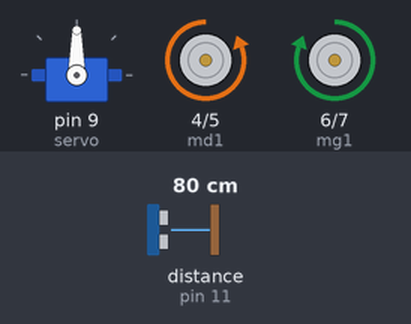
This sketch was run on a simulated Arduino Uno, built with avr-gcc and run on an emulated ATmega328P. Parts: servo, motor-driver pin pairs drawn as motors (green arrow = first pin HIGH = forward, orange = second pin HIGH = backward, longer = more drive). The test bench sets the inputs (shaded band); at power-on: distance to the obstacle (sensor on pin 11) 80 cm. The echo pulse lasts 58.3 µs per cm.

Above: at 1.2 s.
1.3 s: distance to the obstacle (sensor on pin 11) set to 32 cm
2.8 s: distance to the obstacle (sensor on pin 11) set to 27 cm
At 4.2 s:
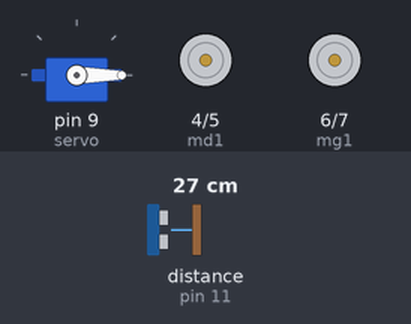
6.3 s: distance to the obstacle (sensor on pin 11) set to 23 cm
9.8 s: distance to the obstacle (sensor on pin 11) set to 18 cm
At 13.0 s:
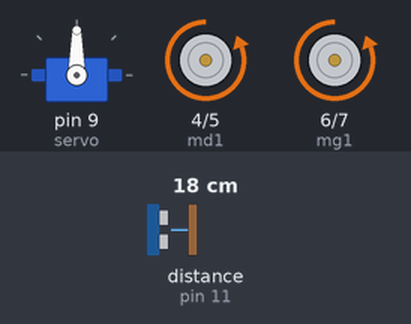
13.3 s: distance to the obstacle (sensor on pin 11) set to 28 cm
At 16.6 s:
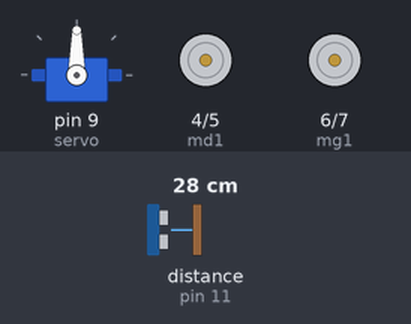
16.8 s: distance to the obstacle (sensor on pin 11) set to 35 cm
At 18.2 s:
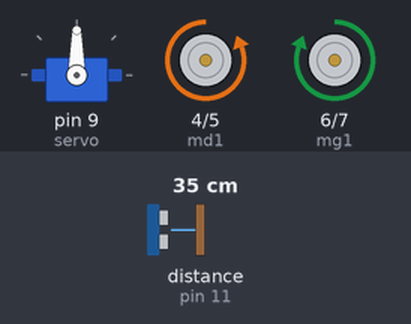
Timing chart, 0 to 19.3 s (numbered marks = the images above; inputs shaded):
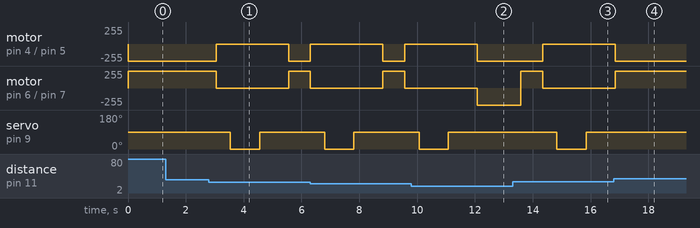

Measured:
- the behaviour switches between 30 and 29 cm on distance to the obstacle (sensor on pin 11) (found by bisection; images 0 and 1)
- the behaviour switches between 21 and 20 cm on distance to the obstacle (sensor on pin 11) (found by bisection; images 1 and 2)
- the behaviour switches between 24 and 25 cm on distance to the obstacle (sensor on pin 11) (found by bisection; images 2 and 3)
- after the input at 1.3 s, every drawn part: stays the same
- after the input at 2.8 s, motor on pin 4 (md1) / pin 5 (md2): backward 255/255 → stopped after 0.24 s, → backward 255/255 2.5 s later; motor on pin 6 (mg1) / pin 7 (mg2): forward 255/255 → stopped after 0.24 s, → forward 255/255 2.5 s later; servo on pin 9 (servo): 90° → 0° after 0.74 s, → 90° 1.0 s later
- after the input at 9.8 s, motor on pin 4 (md1) / pin 5 (md2): goes on until 12.1 s, then stays backward 255/255
- after the input at 13.3 s, motor on pin 4 (md1) / pin 5 (md2): backward 255/255 → stopped after 1.0 s; motor on pin 6 (mg1) / pin 7 (mg2): backward 255/255 → forward 255/255 after 0.29 s, → stopped 0.75 s later; servo on pin 9 (servo): 90° → 0° after 1.5 s, → 90° 1.0 s later
- after the input at 16.8 s, motor on pin 4 (md1) / pin 5 (md2): goes on until 16.9 s, then stays backward 255/255; motor on pin 6 (mg1) / pin 7 (mg2): goes on until 16.9 s, then stays forward 255/255; servo on pin 9 (servo): stays 90° (without the input it goes to 0° after 1.3 s)

The sketch:

version_competition_1.ino
```cpp
#include <Servo.h>
#include<NewPing.h>
#define trig 12
#define echo 11
#define max_dist 200
int pos = 90;
int md1=4 , md2=5 , mg1=6 , mg2= 7;
NewPing sonar(trig, echo, max_dist);
Servo servo;
void tourne_d(){
  digitalWrite(md1,HIGH);
  digitalWrite(md2,LOW);
  digitalWrite(mg1,HIGH);
  digitalWrite(mg2,LOW);

   delay(500);
  }
  void tourne_g(){
  digitalWrite(md1,LOW);
  digitalWrite(md2,HIGH);
  digitalWrite(mg1,LOW);
  digitalWrite(mg2,HIGH);

   delay(500);
  }
  void stopp(){
  digitalWrite(md1,LOW);
  digitalWrite(md2,LOW);
  digitalWrite(mg1,LOW);
  digitalWrite(mg2,LOW);

   delay(500);
  }
  void marche_ar(){
  digitalWrite(md1,HIGH);
  digitalWrite(md2,LOW);
  digitalWrite(mg1,LOW);
  digitalWrite(mg2,HIGH);

  delay(1000);
    }
    void marche_av(){
  digitalWrite(md1,LOW);
  digitalWrite(md2,HIGH);
  digitalWrite(mg1,HIGH);
  digitalWrite(mg2,LOW);
//  Serial.print("Avant");
  delay(750);
    }

void setup() {
  // put your setup code here, to run once:
  servo.attach(9);
  Serial.begin(115200);
  pinMode(md1,OUTPUT);
  pinMode(md2,OUTPUT);
  pinMode(mg1,OUTPUT);
  pinMode(mg2,OUTPUT);
}

void loop() {
servo.write(90);
if(sonar.ping_cm()>20 && sonar.ping_cm()<200 ){
  marche_av();
  }
  if(sonar.ping_cm()<30){
    stopp();
    servo.write(0);
    delay(1000);
    if(sonar.ping_cm()>20 && sonar.ping_cm()<200){
    servo.write(90);
    delay(1000);
    while(sonar.ping_cm()<20){
    tourne_d();}
    }
    else if(sonar.ping_cm()>0){
      servo.write(90);
      delay(1000);
      while(sonar.ping_cm()<25){
    tourne_g();}

    }
    }
    }
```
